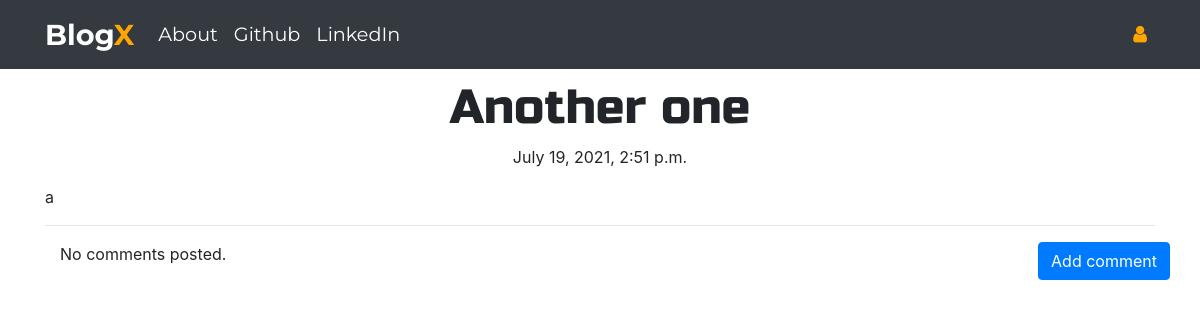
The page /post/5 on the database its author committed.
### blog/models.py (models this page shows, shortened)
class Post(models.Model):
    author = models.ForeignKey('auth.User',on_delete=models.CASCADE)
    title = models.CharField(max_length=200)
    text = RichTextField(blank=True,null=True)
    created_date = models.DateTimeField(default=timezone.now)
    published_date = models.DateTimeField(blank=True, null=True)

### blog/views.py (the view)
# urls.py: path('post/<int:pk>', views.PostDetailView.as_view(), name='post_detail'),
class PostDetailView(DetailView):
    model = Post

### blog/templates/blog/post_detail.html (shortened to what this page needs)
{% extends 'blog/base.html' %}
{% block content %}
        <h1 class='posttitle loader'>{{ post.title }}</h1>
        {% if post.published_date %}
            <div class="date postdate">
                {{ post.published_date }}
            </div>
        {% else %}
            <a class="btn btn-outline-dark" href="{% url 'post_publish' pk=post.pk %}">Publish</a>
        {% endif %}
      <p class='postcontent' >{{ post.text|safe|linebreaksbr }}</p>
  <hr>
  <a class="btn btn-primary btn-comment" href="{% url 'add_comment_to_post' pk=post.pk %}">Add comment</a>
  <div class="container">
  {% for comment in post.comments.all %}
  <br>
      {% if user.is_authenticated or comment.approved_comment %}
              {{ comment.created_date }}
              {% if not comment.approved_comment %}
                  <a class="btn btn-primary" href="{% url 'comment_remove' pk=comment.pk %}"><span class="fa fa-remove"></span></a>
                  <a class="btn btn-primary" href="{% url 'comment_approve' pk=comment.pk %}"><span class="fa fa-check"></span></a>
              {% endif %}
          <p>{{ comment.text|safe|linebreaks }}</p>
          <p>Posted by: <strong>{{ comment.author }}</strong></p>
      {% endif %}
  {% empty %}
      <p>No comments posted.</p>
  {% endfor %}
</div>
{% endblock %}

### blog/static/css1/blog1.css (style rules this page uses)
.postdate { text-align: center; }
.posttitle { font-family: 'Russo One', sans-serif; font-size: 3em; text-align: center; }
.postcontent { font-family: 'Montserrat'; font-size: 1.5em; }
.btn-comment { position: absolute; right: 0px; }

### rows shown on the page
Post: title "Another one", published_date "July 19, 2021, 2:51 p.m.", text "a"
